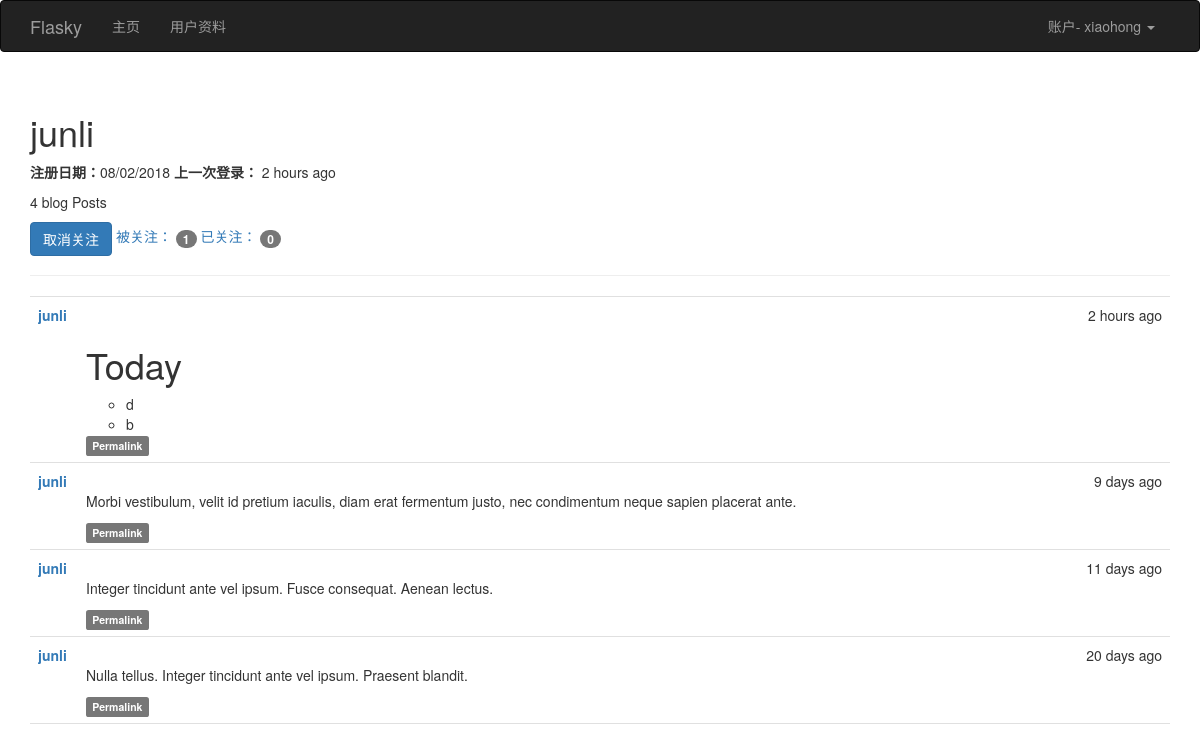
The page /user/junli (signed in) on the database its author committed.
### app/models.py (models this page shows, shortened)
class User(UserMixin, db.Model):
    __tablename__ = 'users'
    id = db.Column(db.Integer, primary_key=True)
    username = db.Column(db.String(64), unique=True, index=True)
    email = db.Column(db.String(64), unique=True,index=True)
    role_id = db.Column(db.Integer, db.ForeignKey('roles.id'))
    password_hash = db.Column(db.String(128))
    confirmed = db.Column(db.Boolean, default= False)
    name = db.Column(db.String(64))
    location = db.Column(db.String(128))
    about_me = db.Column(db.Text())
    member_since = db.Column(db.DateTime(), default=datetime.utcnow)
    last_seen = db.Column(db.DateTime(), default=datetime.utcnow)
    posts = db.relationship('Post', backref='author', lazy='dynamic')
    followed = db.relationship('Follow', foreign_keys=[Follow.follower_id], backref=db.backref('follower', lazy='joined')
                               , lazy='dynamic', cascade='all,delete-orphan')
    followers = db.relationship('Follow', foreign_keys=[Follow.followed_id], backref=db.backref('followed',lazy='joined')
                                , lazy='dynamic',cascade='all,delete-orphan')
    @property
    def password(self):
        raise AttributeError('password is not a readable attribute')
    def can(self, permission):
        return self.role is not None and self.role.permissions & permission == permission
    def is_administrator(self):
        return self.can(Permission.ADMINISTER)
    def ping(self):
        self.last_seen = datetime.utcnow()
        db.session.add(self)
    def is_following(self, user):
        if user.id is None:
            return False
        return self.followed.filter_by(followed_id=user.id).first() is not None

class Post(db.Model):
    __tablename__ = 'posts'
    id = db.Column(db.Integer, primary_key=True)
    body = db.Column(db.Text)
    timestamp = db.Column(db.DateTime, index=True, default=datetime.utcnow)
    author_id = db.Column(db.Integer, db.ForeignKey('users.id'))
    body_html = db.Column(db.Text)

### app/main/views.py (the view)
@main.route('/user/<username>')
def user(username):
    user = User.query.filter_by(username= username).first()
    if user is None:
        abort(404)
    posts = user.posts.order_by(Post.timestamp.desc()).all()
    return render_template('user.html', user=user, posts=posts)

### app/auth/views.py (called while the page is built)
@auth.before_app_request
def before_request():
    if current_user.is_authenticated:
        current_user.ping()
        if not current_user.confirmed and request.endpoint[:5] != 'auth.':
            return redirect(url_for('auth.unconfirmed'))

### app/main/__init__.py (called while the page is built)
@main.app_context_processor
def inject_permissions():
    return dict(Permission=Permission)

### app/models.py (called while the page is built)
@login_manager.user_loader
def load_user(user_id):
    return User.query.get(int(user_id))

### app/templates/user.html (shortened to what this page needs)
{%  extends "base.html" %}
{%  import "bootstrap/wtf.html" as wtf %}
{% block page_content %}
    <div class="page-header">
        <h1>  {{ user.username }} </h1>
     <p>
         <b>注册日期：</b>{{ moment(user.member_since).format('L') }}
         <b>上一次登录：</b> {{ moment(user.last_seen).fromNow(refresh=True) }}
     </p>
     <p> {{ user.posts.count() }} blog Posts</p>
    <p>
        {% if current_user.can(Permission.FOLLOW) and current_user!=user %}
            {% if not current_user.is_following(user) %}
                <a href="{{ url_for('.follow',username=user.username) }}" class="btn btn-primary">关注</a>
             {% else %}
                <a href="{{ url_for('.unfollow',username=user.username) }}" class="btn btn-primary">取消关注</a>
            {% endif %}
        {% endif %}
        <a href="{{ url_for('.followers', username=user.username) }}">被关注：
            <span class="badge">{{  user.followers.count() }}</span> </a>
         <a href="{{ url_for('.followed_by', username=user.username) }}">已关注：
            <span class="badge">{{  user.followed.count() }}</span> </a>
    </p>
    </div>
      {%  include '_posts.html' %}
{% endblock %}

### app/templates/base.html (shortened to what this page needs)
{% extends "bootstrap/base.html" %}
{% block head %}
{{ super() }}
<link rel="stylesheet" type="text/css" href="{{ url_for('static', filename='style.css') }}">
{% endblock %}
{% block navbar %}
<div class="navbar navbar-inverse" role="navigation">
    <div class="container">
        <div class="navbar-header">
            <a class="navbar-brand" href="{{ url_for('main.index') }}">Flasky</a>
        </div>
        <div class="navbar-collapse collapse">
            <ul class="nav navbar-nav">
                <li><a href="{{ url_for('main.index') }}">主页</a></li>
                {%  if current_user.is_authenticated %}
                    <li><a href="{{  url_for('main.user', username=current_user.username) }}">用户资料</a></li>
                {%  endif %}
            </ul>
            <ul class="nav navbar-nav navbar-right">
                {% if current_user.is_authenticated %}
                <li class="dropdown">
                <a href="#" class="dropdown-toggle" data-toggle="dropdown">账户- {{ current_user.username }} <b class="caret"></b></a>
                </li>
                {% else %}
                <li><a href="{{ url_for('auth.login') }}">登录</a></li>
                {% endif %}
            </ul>
        </div>
    </div>
</div>
{% endblock %}
{% block content %}
<div class="container">
    {% block page_content %}{% endblock %}
</div>
{% endblock %}

### app/templates/_posts.html (shortened to what this page needs)
  <ul class="posts">
        {% for post in posts %}
            <li class="post">
                <div class="post-date">
                    {{ moment(post.timestamp).fromNow() }}
                </div>
                <div class="post-author">
                    <a href="{{ url_for('.user', username=post.author.username) }}">{{ post.author.username }}</a>
                </div>
                <div class="post-content">
                    {% if post.body_html %}
                        {{  post.body_html | safe }}
                    {% else %}
                        {{ post.body }}
                    {% endif %}
                    <div class="post-footer">
                        <a href="{{ url_for('.post', id=post.id) }}">
                            <span class="label label-default">Permalink</span>
                        </a>
                    </div>
                </div>
            </li>
        {% endfor %}
    </ul>

### app/static/style.css (style rules this page uses)
ul.posts { list-style-type: none; padding: 0px; margin: 16px 0px 0px 0px; border-top: 1px solid #e0e0e0; }
ul.posts li.post { padding: 8px; border-bottom: 1px solid #e0e0e0; }
div.post-date { float: right; }
div.post-author { font-weight: bold; }
div.post-content { margin-left: 48px; min-height: 48px; }

### rows shown on the page
User: username "xiaohong"
User: username "junli", member_since "08/02/2018", last_seen "2 hours ago"
Post: timestamp "2 hours ago", author.username "junli", body_html "Today d b"
Post: timestamp "9 days ago", author.username "junli", body_html "Morbi vestibulum, velit id pretium iaculis, diam erat fermentum justo, nec condimentum neque sapien placerat ante."
Post: timestamp "11 days ago", author.username "junli", body_html "Integer tincidunt ante vel ipsum. Fusce consequat. Aenean lectus."
Post: timestamp "20 days ago", author.username "junli", body_html "Nulla tellus. Integer tincidunt ante vel ipsum. Praesent blandit."

### other values the page prints
{{ user.posts.count() }} "4"
{{ user.followers.count() }} "1"
{{ user.followed.count() }} "0"
